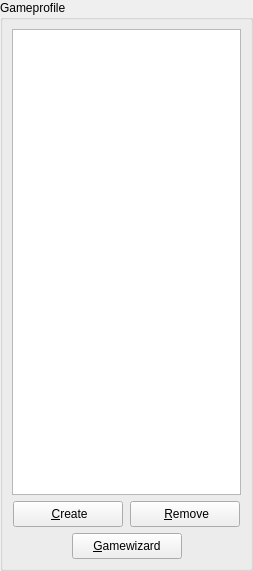
    <widget class="QGroupBox" name="gBoxProfile" >
     <property name="minimumSize" >
      <size>
       <width>253</width>
       <height>571</height>
      </size>
     </property>
     <property name="maximumSize" >
      <size>
       <width>253</width>
       <height>571</height>
      </size>
     </property>
     <property name="title" >
      <string>Gameprofile</string>
     </property>
     <layout class="QGridLayout" >
      <property name="margin" >
       <number>9</number>
      </property>
      <property name="spacing" >
       <number>6</number>
      </property>
      <item row="1" column="0" >
       <layout class="QVBoxLayout" >
        <property name="margin" >
         <number>0</number>
        </property>
        <property name="spacing" >
         <number>6</number>
        </property>
        <item>
         <layout class="QHBoxLayout" >
          <property name="margin" >
           <number>0</number>
          </property>
          <property name="spacing" >
           <number>6</number>
          </property>
          <item>
           <widget class="QPushButton" name="btnCreateGP" >
            <property name="minimumSize" >
             <size>
              <width>110</width>
              <height>26</height>
             </size>
            </property>
            <property name="maximumSize" >
             <size>
              <width>110</width>
              <height>26</height>
             </size>
            </property>
            <property name="text" >
             <string> &amp;Create</string>
            </property>
            <property name="icon" >
             <iconset resource="../res/dboxfe.qrc" >:/pics/images/copy_16.png</iconset>
            </property>
            <property name="shortcut" >
             <string>Alt+C</string>
            </property>
           </widget>
          </item>
          <item>
           <widget class="QPushButton" name="btnRemoveGP" >
            <property name="minimumSize" >
             <size>
              <width>110</width>
              <height>26</height>
             </size>
            </property>
            <property name="maximumSize" >
             <size>
              <width>110</width>
              <height>26</height>
             </size>
            </property>
            <property name="text" >
             <string> &amp;Remove</string>
            </property>
            <property name="icon" >
             <iconset resource="../res/dboxfe.qrc" >:/pics/images/cut_16.png</iconset>
            </property>
            <property name="shortcut" >
             <string>Alt+R</string>
            </property>
           </widget>
          </item>
         </layout>
        </item>
        <item>
         <layout class="QHBoxLayout" >
          <property name="margin" >
           <number>0</number>
          </property>
          <property name="spacing" >
           <number>6</number>
          </property>
          <item>
           <spacer>
            <property name="orientation" >
             <enum>Qt::Horizontal</enum>
            </property>
            <property name="sizeHint" >
             <size>
              <width>40</width>
              <height>20</height>
             </size>
            </property>
           </spacer>
          </item>
          <item>
           <widget class="QPushButton" name="btnWizard" >
            <property name="minimumSize" >
             <size>
              <width>110</width>
              <height>26</height>
             </size>
            </property>
            <property name="maximumSize" >
             <size>
              <width>110</width>
              <height>26</height>
             </size>
            </property>
            <property name="text" >
             <string>&amp;Gamewizard</string>
            </property>
            <property name="icon" >
             <iconset resource="../res/dboxfe.qrc" >:/pics/images/misc.png</iconset>
            </property>
           </widget>
          </item>
          <item>
           <spacer>
            <property name="orientation" >
             <enum>Qt::Horizontal</enum>
            </property>
            <property name="sizeHint" >
             <size>
              <width>40</width>
              <height>20</height>
             </size>
            </property>
           </spacer>
          </item>
         </layout>
        </item>
       </layout>
      </item>
      <item row="0" column="0" >
       <widget class="QListWidget" name="lwProfile" />
      </item>
     </layout>
    </widget>
